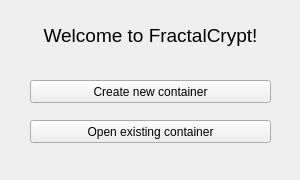
<?xml version="1.0" encoding="UTF-8"?>
<ui version="4.0">
 <class>StartWindow</class>
 <widget class="QWidget" name="StartWindow">
  <property name="geometry">
   <rect>
    <x>0</x>
    <y>0</y>
    <width>300</width>
    <height>180</height>
   </rect>
  </property>
  <property name="minimumSize">
   <size>
    <width>300</width>
    <height>180</height>
   </size>
  </property>
  <property name="maximumSize">
   <size>
    <width>300</width>
    <height>180</height>
   </size>
  </property>
  <property name="windowTitle">
   <string>FractalCrypt</string>
  </property>
  <property name="windowIcon">
   <iconset resource="resources.qrc">
    <normaloff>:/img/logo.png</normaloff>:/img/logo.png</iconset>
  </property>
  <widget class="QPushButton" name="createButton">
   <property name="geometry">
    <rect>
     <x>30</x>
     <y>80</y>
     <width>241</width>
     <height>23</height>
    </rect>
   </property>
   <property name="text">
    <string>Create new container</string>
   </property>
  </widget>
  <widget class="QPushButton" name="openButton">
   <property name="geometry">
    <rect>
     <x>30</x>
     <y>120</y>
     <width>241</width>
     <height>23</height>
    </rect>
   </property>
   <property name="text">
    <string>Open existing container</string>
   </property>
  </widget>
  <widget class="QLabel" name="welcomeLabel">
   <property name="geometry">
    <rect>
     <x>10</x>
     <y>10</y>
     <width>281</width>
     <height>51</height>
    </rect>
   </property>
   <property name="font">
    <font>
     <pointsize>14</pointsize>
    </font>
   </property>
   <property name="text">
    <string>Welcome to FractalCrypt!</string>
   </property>
   <property name="alignment">
    <set>Qt::AlignCenter</set>
   </property>
  </widget>
 </widget>
 <resources>
  <include location="resources.qrc"/>
 </resources>
 <connections/>
</ui>
